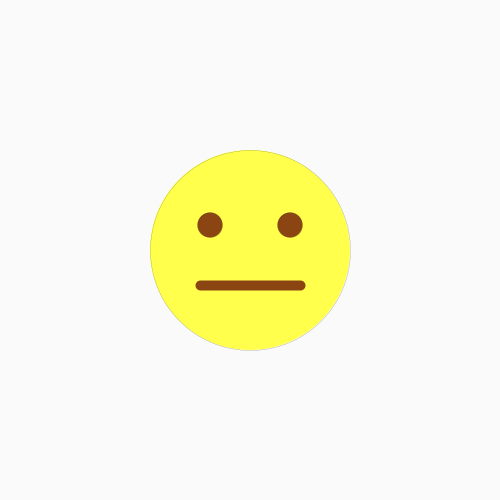
Frame 1 (no input)
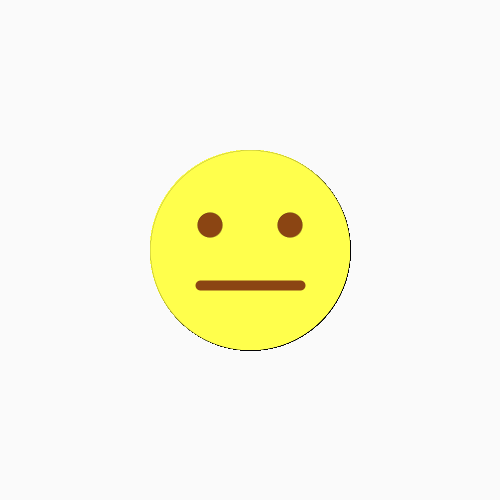
Frame 60 (the mouse pressed at the canvas centre just before this capture)
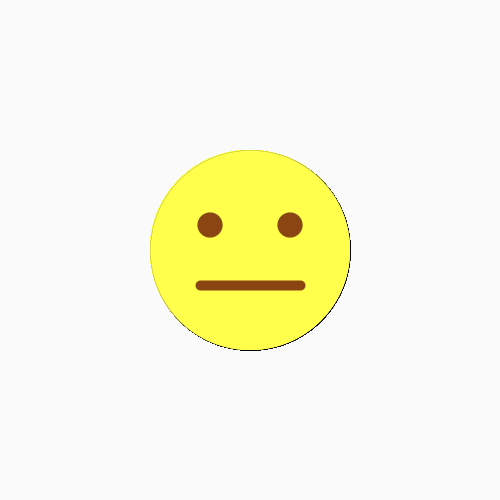
Frame 120 (the mouse held since frame 60 and released just before this capture)

The Processing sketch that drew these frames (run headless with seeded random() and noise(); from frame 60 on, the mouse is pressed at the canvas centre):

// Processing sketch: emoji_movie_enthusiast
// ── emoji_movie_enthusiast.pde
float xpos=250;
float ypos=250;
void setup() {
  size(500, 500);
  background(250, 250, 250);
}
void draw() {
  //EMOJI MOVIE JULY 28
  //face
  stroke(0);
  strokeWeight(0);
  fill(#ffff4c);
  ellipse(xpos, ypos, 200, 200);

  //eyes
  strokeWeight(0);
  fill(139, 69, 19);
  ellipse(xpos-40, ypos-25, 25, 25);
  ellipse(xpos+40, ypos-25, 25, 25);

  //mouth
  stroke(139, 69, 19);
  strokeWeight(10);
  line(xpos-50, ypos+35, 300, 285);

}
